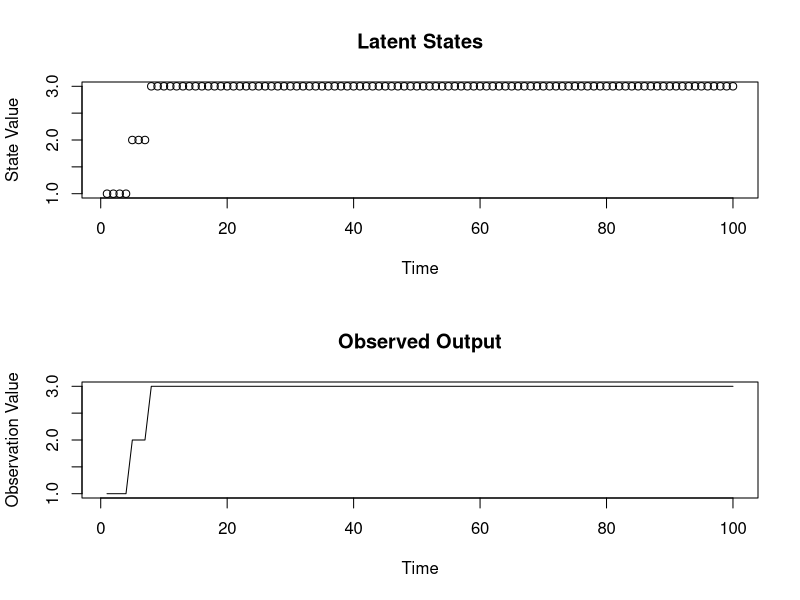

Reproduce this figure in R.
# Simulate 3 state data

# States
K = 3
# Transition probs - self. States are pretty sticky.
p11 <- 0.9
p22 <- 0.8
# Transition matrix
theta <- rbind(c(p11, 1-p11, 0), c(0, p22, 1-p22), c(0,0,1))

# emission vector (3 states). Observations are very likely to match the true state, but sometimes observers screw up. When observers screw up, they're more likely to choose an adjacent state.
phi <- rbind(c(0.99, 0.009, 0.001), c(0.005, 0.99 , 0.005), c(0.001, 0.009, 0.99))

# obs
N = 100

# hidden states
z <- 1
for (i in 2:N) {
    z[i] <- sample(1:K, 1, replace = TRUE, prob = theta[z[i-1],]) # theta[row,]
}

# observations
y <- c()
for (i in 1:N) {
    y[i] <- sample(1:K, 1, replace = TRUE, prob = phi[z[i],])
}

# visualization
par(mfrow=c(2,1))
plot(z, type="p",
     main = "Latent States",
     ylab = "State Value",
     xlab = "Time")
plot(y, type = "l",
     main = "Observed Output",
     ylab = "Observation Value",
     xlab = "Time")

write.csv(data.frame(y=y, z=z), "simulated_data.csv", row.names = FALSE)
